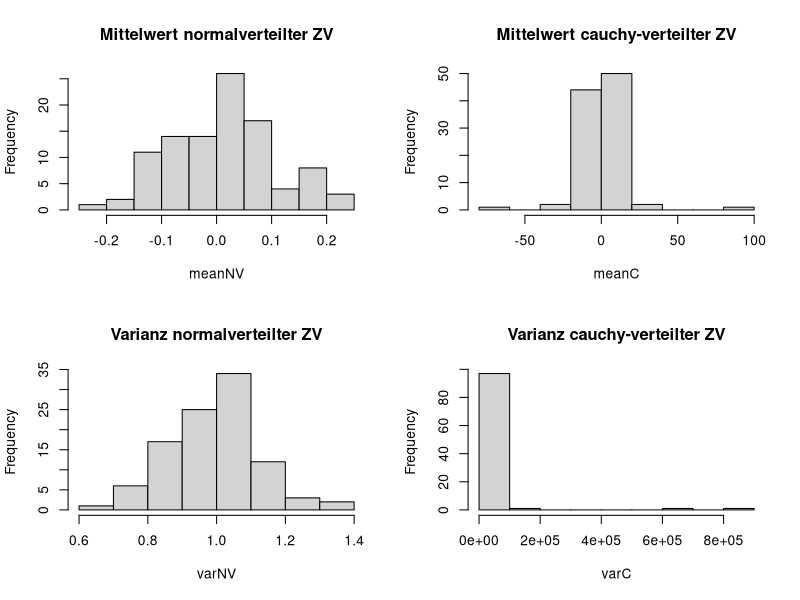
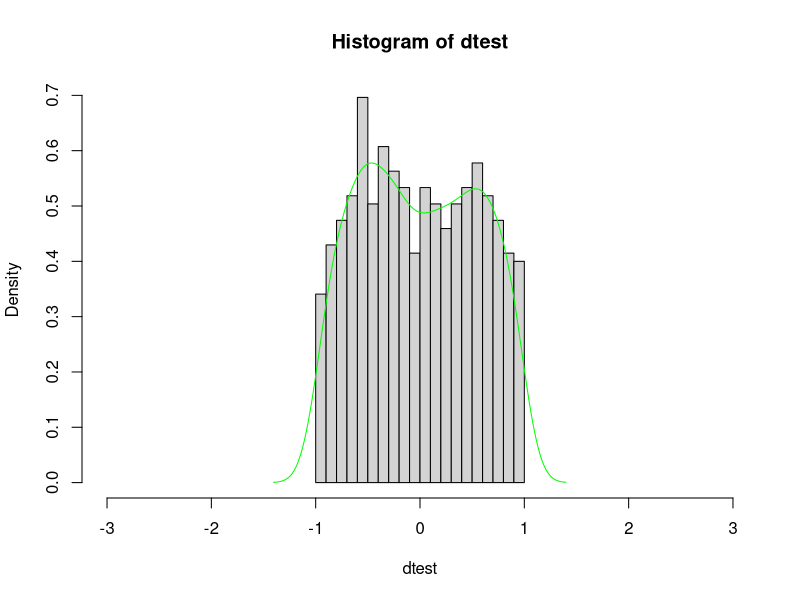
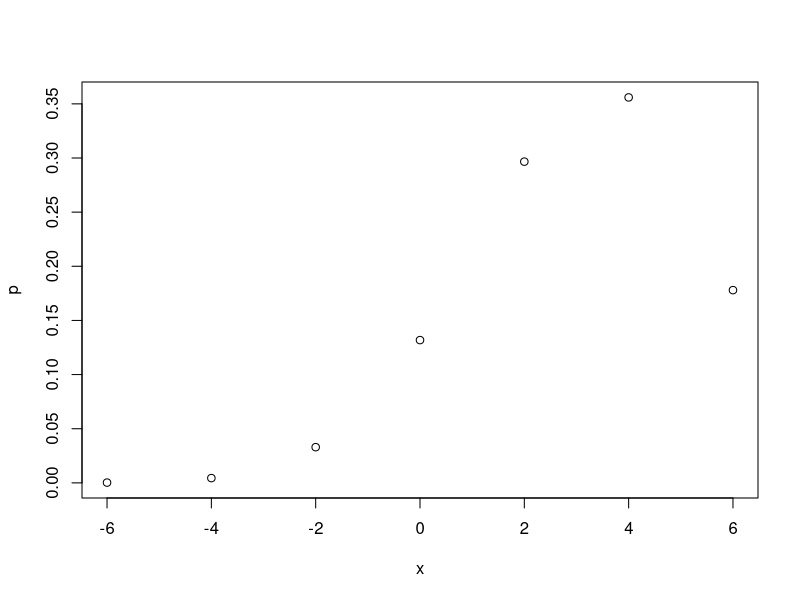
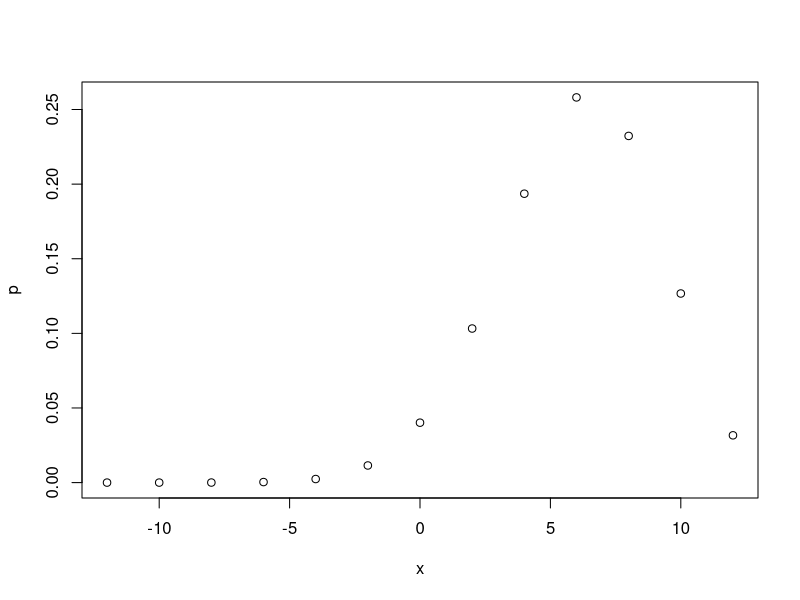

Source code (R) for these figures, in order:
#Loesung des vierten Uebungsblattes
#Autoren: Bernd Klaus und Verena Zuber
#3. November 2011
########################################################################

########################################################################
########################################################################




########################################################################
#Aufgabe 1
########################################################################

#100*100

#(a)

#matNV: Matrix mit 10 000 nv Zufallszahlen
matNV <- matrix(rnorm(10000, mean = 0, sd = 1), ncol=100, nrow=100)
dim(matNV)

#matC: Matrix mit 10 000 cauchy-verteilten Zufallszahlen
matC <- matrix(rcauchy(10000, location = 0, scale = 1), ncol=100, nrow=100)
dim(matC)


#(b)

meanNV<-apply(matNV, MARGIN=1, FUN=mean)
varNV<-apply(matNV, MARGIN=1, FUN=var)

meanC<-apply(matC, MARGIN=1, FUN=mean)
varC<-apply(matC, MARGIN=1, FUN=var)


#(c)

par(mfrow=c(2,2))
hist(meanNV, main="Mittelwert normalverteilter ZV")
hist(meanC, main="Mittelwert cauchy-verteilter ZV")
hist(varNV, main="Varianz normalverteilter ZV")
hist(varC, main="Varianz cauchy-verteilter ZV")
dev.off()

par(mfrow=c(1,1))

########################################################################
#Aufgabe 2
########################################################################

#(a) 
dtest <- rnorm(1000, mean = 0, sd = 1) 

#(b) 
dtest <- dtest[which(abs(dtest) < 1 )]
length(dtest)

#(c) 
hist(dtest, freq=FALSE, xlim = c(-3,3), breaks=19)

#(d) 
lines(density(dtest), col="green")


####################
#Man sieht, dass der Kerndichteschaetzer den abgeschnittenen Bereich
#groesser |1| nicht erkennt.
#Obwohl in diesem Bereich keine Werte liegen, ist er deutlich groesser Null.
#Dies ist darauf zurückzuführen, dass der Kerndichteschaetzer 
#auf einer (besonders gewichteten) Mittelwertsbildung basiert.  

########################################################################
#Aufgabe 3
########################################################################

#(a) 
# 1 Min = 6 Versuche
################
# 0 bis 6 "Erfolge"
v = 0:6
# Erfolgswahrscheinlichkeit = 0.75
p = dbinom(v,6,0.75)
# Zurückgelegte Wegstrecke (von -6 bis 6 in zweier-Schritten!)
x = 2*v - 6

##
#(b) 
plot(x,p)
which.max(p) #6
#Wahrscheinlich zurückgelegte Wegstrecke
x[which.max(p)] # 4
#=> Wahrscheinlich legt der Student 4 Meter zurück

# 2 Min = 12 Versuche
################
# 0 bis 12 "Erfolge"
v = 0:12
# Erfolgswahrscheinlichkeit = 0.75
p = dbinom(v,12,0.75)
# Zurückgelegte Wegstrecke (vo -12 bis 12 in zweier-Schritten!)
x = 2*v - 12
##

#(b) 
plot(x,p)
which.max(p) #10
#Wahrscheinlich zurückgelegte Wegstrecke
x[which.max(p)] # 6
#=> Wahrscheinlich legt der Student 6 Meter zurück

 
